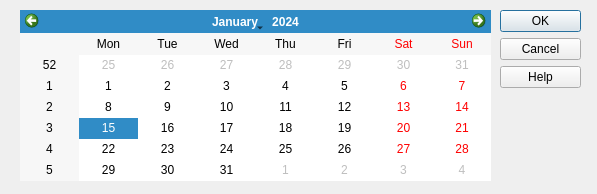
<?xml version="1.0" encoding="UTF-8"?>
<ui version="4.0">
 <class>CDlgDatePicker</class>
 <widget class="QDialog" name="CDlgDatePicker">
  <property name="geometry">
   <rect>
    <x>0</x>
    <y>0</y>
    <width>597</width>
    <height>194</height>
   </rect>
  </property>
  <property name="windowTitle">
   <string>Dialog</string>
  </property>
  <widget class="QDialogButtonBox" name="buttonBox">
   <property name="geometry">
    <rect>
     <x>500</x>
     <y>10</y>
     <width>81</width>
     <height>171</height>
    </rect>
   </property>
   <property name="orientation">
    <enum>Qt::Vertical</enum>
   </property>
   <property name="standardButtons">
    <set>QDialogButtonBox::Help|QDialogButtonBox::Cancel|QDialogButtonBox::Ok</set>
   </property>
  </widget>
  <widget class="QCalendarWidget" name="calendar">
   <property name="geometry">
    <rect>
     <x>20</x>
     <y>10</y>
     <width>471</width>
     <height>171</height>
    </rect>
   </property>
  </widget>
 </widget>
 <resources/>
 <connections>
  <connection>
   <sender>buttonBox</sender>
   <signal>accepted()</signal>
   <receiver>CDlgDatePicker</receiver>
   <slot>accept()</slot>
   <hints>
    <hint type="sourcelabel">
     <x>248</x>
     <y>254</y>
    </hint>
    <hint type="destinationlabel">
     <x>157</x>
     <y>274</y>
    </hint>
   </hints>
  </connection>
  <connection>
   <sender>buttonBox</sender>
   <signal>rejected()</signal>
   <receiver>CDlgDatePicker</receiver>
   <slot>reject()</slot>
   <hints>
    <hint type="sourcelabel">
     <x>316</x>
     <y>260</y>
    </hint>
    <hint type="destinationlabel">
     <x>286</x>
     <y>274</y>
    </hint>
   </hints>
  </connection>
 </connections>
</ui>
